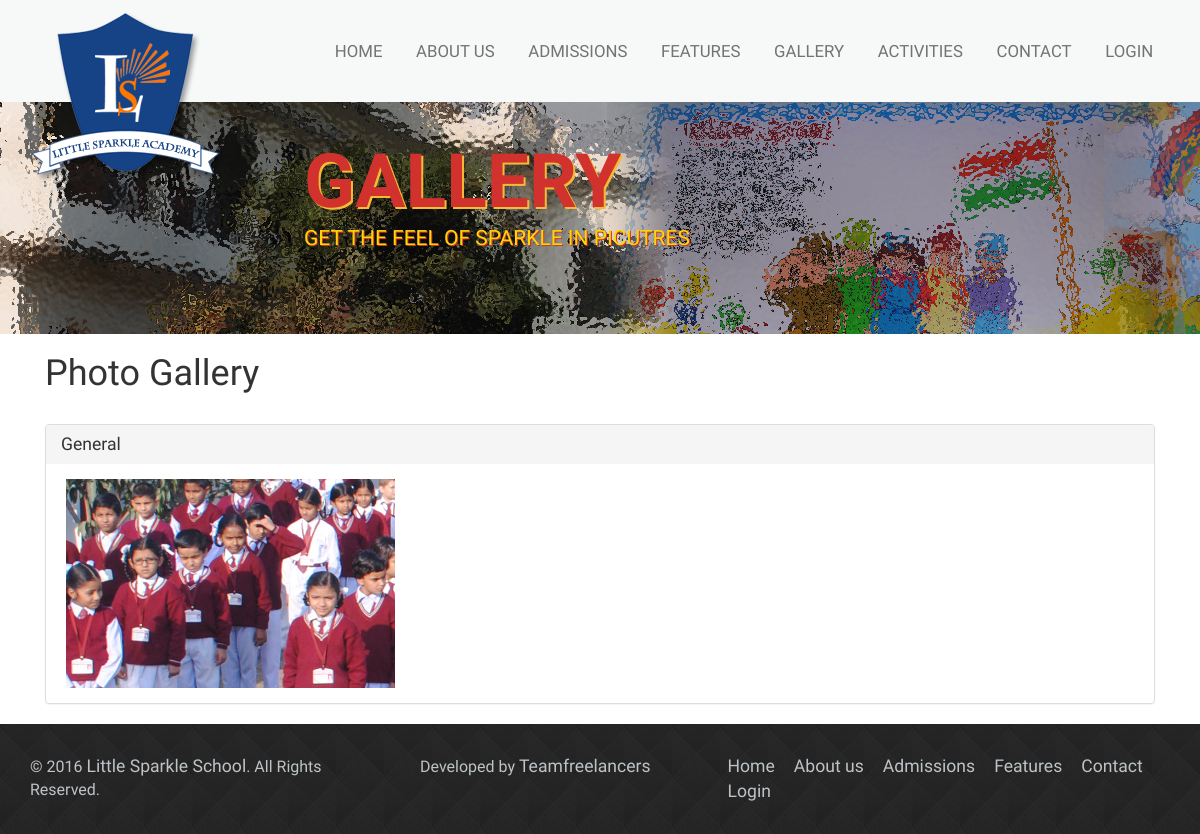
/index.php/web/call_page/gallery/index/6, run on the app's committed database.
### tables this page shows
CREATE TABLE `gallery_category` (
  `CATEG_ID` int(11) NOT NULL,
  `CATEGORY` varchar(25) NOT NULL,
  `DESC` varchar(500) NOT NULL,
  `STATUS` tinyint(1) NOT NULL DEFAULT '1'
);

CREATE TABLE `gallery` (
  `GL_ID` int(11) NOT NULL,
  `PHOTO_` varchar(250) NOT NULL,
  `TITLE_` varchar(250) NOT NULL,
  `WIDTH_` int(11) NOT NULL,
  `HEIGHT_` int(11) NOT NULL,
  `CATEG_ID` int(11) NOT NULL,
  `STATUS` tinyint(1) NOT NULL DEFAULT '1',
  `USERNAME_` varchar(40) NOT NULL
);

### _app_/views/inner.php (called while the page is built)
<?php
	$this->load->view($page_);
?>

### _app_/controllers/Web.php (called while the page is built, shortened)
<?php
class Web extends CI_Controller {
    function call_page($fldr, $path1, $i = 0) {
            $data_ = $this->my_library->heading_for_page($i);
            $y = $this->my_library->image_for_page($i);
            if($i == 6){
                $data['gallery_category'] = $this->mm->get_gallery_category();
                $data['gallery_'] = $this->mm->get_gallery();
            }
            $data['keys_'] = $data_['keys_'];
            $data['desc_'] = $data_['desc_'];
            $data['title'] = $data_['tmp'];
            $data['page_name'] = $data_['pagename'];
            $data['phrase_for_page'] = $data_['page_phrase'];
            $data['phrase_color_'] = $data_['phrase_color'];
            $data['header_image'] = $y;
            $data['page_'] = $fldr . '/' . $path1;
            $data['news_'] = $this->mm->get_latest_news(7);
            $this->load->view('templates/header', $data);
            $this->load->view('templates/innerBanner', $data);
            $this->load->view('inner', $data);
            $this->load->view('templates/footer');
    }
}

### index.php (called while the page is built, shortened)
<?php
require_once BASEPATH.'core/CodeIgniter.php';

### _app_/models/My_model.php (called while the page is built, shortened)
<?php
class My_model extends CI_Model {
    function get_latest_news($limit_) {
         $this->db->where('STATUS', 1);
        $this->db->order_by('ID', 'desc');
        $query = $this->db->get('newsevents', 0, $limit_);
        return $query->result();
    }
    function get_gallery_category(){
        $this->db->where('STATUS', 1);
        $query = $this->db->get('gallery_category');
        return $query->result();
    }
    function get_gallery(){
        $this->db->where('STATUS', 1);
        $query = $this->db->get('gallery');
        return $query->result();
    }
}

### _app_/views/gallery/index.php (the view, shortened to what this page needs)
<link rel="stylesheet" href="<?php echo base_url('_assets_/css/lightbox.css'); ?>">
<div class="bottom_content">
    <div class="container">
        <div class="col-md-12 detail">
            <h1>Photo Gallery</h1>
            <div style="padding:10px; clear:both"></div>
            <div class="gallery">
                <div class="panel-group" id="accordion">
                    <?php
                        $loop1 = 1;
                    ?>
                    <?php foreach($gallery_category as $grp_item){?>
                        <div class="panel panel-default">
                          <div class="panel-heading">
                            <h4 class="panel-title">
                              <a data-toggle="collapse" data-parent="#accordion" href="#collapse<?php echo $loop1;?>"><?php echo $grp_item->CATEGORY; ?></a>
                            </h4>
                          </div>
                          <div id="collapse<?php echo $loop1;?>" class="panel-collapse collapse<?php if($loop1==1){ echo " in";} ?>" style="padding: 10px 0px;">
                                <?php foreach($gallery_ as $item){ ?>
                                    <?php if($grp_item->CATEG_ID == $item->CATEG_ID){ ?>
                                    <div class="col-md-4 gallery-grid">
                                    <div style="overflow: hidden; padding: 5px; float: left">
                                        <a class="example-image-link" href="<?php echo ADMIN___ . "/_assets_/gallery/".$item->PHOTO_; ?>" data-lightbox="example-set">
                                            <img class="example-image" src="<?php echo ADMIN___ . "/_assets_/gallery/".$item->PHOTO_; ?>" width="100" alt=""/>
                                        </a>
                                    </div>
                                    </div>
                                    <?php } ?>
                                <?php } ?>
                            <div class="clearfix"></div>
                          </div>
                        </div>
                        <?php $loop1++; ?>
                    <?php } ?>
                </div>
            </div>
        </div>
    </div>
</div>

### _assets_/css/style.css (style rules this page uses)
html, body { font-family: 'Oswald', sans-serif; font-size: 100%; background: #FFf; }
body a { color: #fff; font-weight: 300; font-size: 1.1em; margin: 0; transition:0.5s all; -webkit-transition:0.5s all; -moz-transition:0.5s all; -o-transition:0.5s all; -ms-transition:0.5s all; }

### _assets_/css/lightbox.css (style rules this page uses)
body:after { content: url(../images/close.png) url(../images/loading.gif) url(../images/prev.png) url(../images/next.png); display: none; }
.gallery { padding:0; }
.gallery-grid img { width:100%; }
.gallery-grid { position: relative; }

### data on the page
gallery_category: CATEGORY "General"
gallery: PHOTO_ (picture)

### other printed values
$page_name "GALLERY"
$phrase_for_page "GET THE FEEL OF SPARKLE IN PICUTRES"
